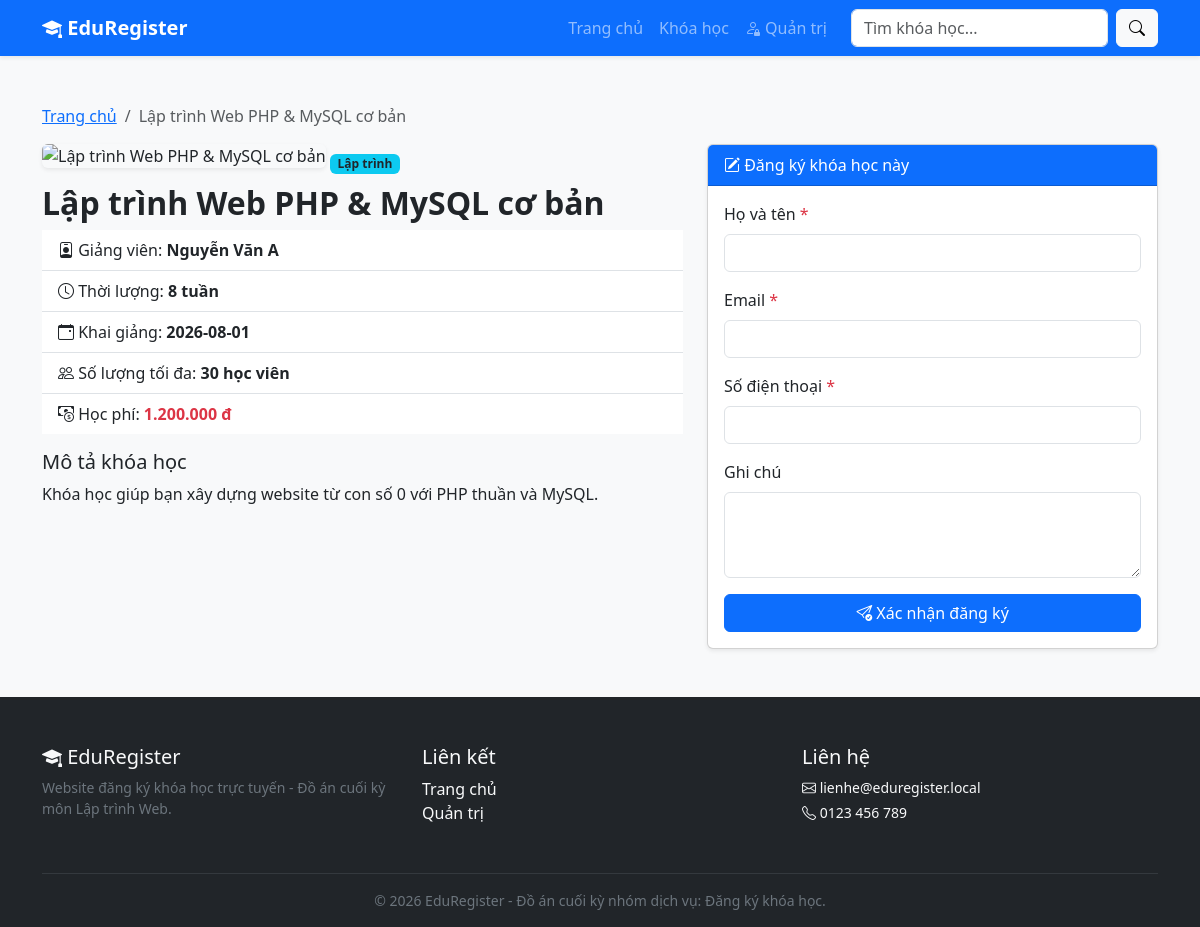
The app's page /dang-ky-khoa-hoc/khoa-hoc-chi-tiet.php?id=1 with its own data.
### tables this page shows
CREATE TABLE khoa_hoc (
    id INT AUTO_INCREMENT PRIMARY KEY,
    danh_muc_id INT NOT NULL,
    ten_khoa_hoc VARCHAR(150) NOT NULL,
    mo_ta TEXT DEFAULT NULL,
    giang_vien VARCHAR(100) DEFAULT NULL,
    hoc_phi DECIMAL(10,2) NOT NULL DEFAULT 0,
    thoi_luong VARCHAR(50) DEFAULT NULL,  
    hinh_anh VARCHAR(255) DEFAULT NULL,
    so_luong_toi_da INT DEFAULT 30,
    ngay_khai_giang DATE DEFAULT NULL,
    trang_thai TINYINT(1) DEFAULT 1,  
    created_at DATETIME DEFAULT CURRENT_TIMESTAMP,
    CONSTRAINT fk_khoahoc_danhmuc FOREIGN KEY (danh_muc_id)
        REFERENCES danh_muc(id) ON DELETE CASCADE ON UPDATE CASCADE
);

CREATE TABLE danh_muc (
    id INT AUTO_INCREMENT PRIMARY KEY,
    ten_danh_muc VARCHAR(100) NOT NULL,
    mo_ta VARCHAR(255) DEFAULT NULL,
    created_at DATETIME DEFAULT CURRENT_TIMESTAMP
);

### dang-ky-khoa-hoc/khoa-hoc-chi-tiet.php (the view, shortened to what this page needs)
<?php
require_once __DIR__ . '/config/database.php';
$id = isset($_GET['id']) ? (int) $_GET['id'] : 0;
$stmt = $pdo->prepare("SELECT kh.*, dm.ten_danh_muc
                        FROM khoa_hoc kh
                        JOIN danh_muc dm ON kh.danh_muc_id = dm.id
                        WHERE kh.id = :id");
$stmt->execute([':id' => $id]);
$khoa_hoc = $stmt->fetch();
require_once __DIR__ . '/includes/header.php';
?>
<div class="container my-5">
    <nav aria-label="breadcrumb">
        <ol class="breadcrumb">
            <li class="breadcrumb-item"><a href="<?= BASE_URL ?>/index.php">Trang chủ</a></li>
            <li class="breadcrumb-item active"><?= htmlspecialchars($khoa_hoc['ten_khoa_hoc']) ?></li>
        </ol>
    </nav>
    <div class="row g-4">
        <div class="col-lg-7">
            <img src="<?= BASE_URL ?>/assets/img/<?= htmlspecialchars($khoa_hoc['hinh_anh'] ?: 'no-image.jpg') ?>"
                 class="img-fluid rounded shadow-sm mb-3" alt="<?= htmlspecialchars($khoa_hoc['ten_khoa_hoc']) ?>"
                 onerror="this.src='<?= BASE_URL ?>/assets/img/no-image.jpg'">
            <span class="badge bg-info text-dark mb-2"><?= htmlspecialchars($khoa_hoc['ten_danh_muc']) ?></span>
            <h2 class="fw-bold"><?= htmlspecialchars($khoa_hoc['ten_khoa_hoc']) ?></h2>
            <ul class="list-group list-group-flush mb-3">
                <li class="list-group-item"><i class="bi bi-person-badge"></i> Giảng viên: <strong><?= htmlspecialchars($khoa_hoc['giang_vien']) ?></strong></li>
                <li class="list-group-item"><i class="bi bi-clock"></i> Thời lượng: <strong><?= htmlspecialchars($khoa_hoc['thoi_luong']) ?></strong></li>
                <li class="list-group-item"><i class="bi bi-calendar-event"></i> Khai giảng: <strong><?= htmlspecialchars($khoa_hoc['ngay_khai_giang']) ?></strong></li>
                <li class="list-group-item"><i class="bi bi-people"></i> Số lượng tối đa: <strong><?= (int) $khoa_hoc['so_luong_toi_da'] ?> học viên</strong></li>
                <li class="list-group-item"><i class="bi bi-cash-coin"></i> Học phí: <strong class="text-danger"><?= number_format($khoa_hoc['hoc_phi'], 0, ',', '.') ?> đ</strong></li>
            </ul>
            <h5>Mô tả khóa học</h5>
            <p><?= nl2br(htmlspecialchars($khoa_hoc['mo_ta'])) ?></p>
        </div>
        <div class="col-lg-5">
            <div class="card shadow-sm">
                <div class="card-header bg-primary text-white">
                    <i class="bi bi-pencil-square"></i> Đăng ký khóa học này
                </div>
                <div class="card-body">
                    <form action="<?= BASE_URL ?>/dang-ky-xu-ly.php" method="POST" novalidate id="formDangKy">
                        <div class="mb-3">
                            <label class="form-label">Họ và tên <span class="text-danger">*</span></label>
                            <input type="text" name="ho_ten" class="form-control" required minlength="2">
                        </div>
                        <div class="mb-3">
                            <label class="form-label">Email <span class="text-danger">*</span></label>
                            <input type="email" name="email" class="form-control" required>
                        </div>
                        <div class="mb-3">
                            <label class="form-label">Số điện thoại <span class="text-danger">*</span></label>
                            <input type="tel" name="so_dien_thoai" class="form-control" required pattern="[0-9]{9,11}">
                        </div>
                        <div class="mb-3">
                            <label class="form-label">Ghi chú</label>
                            <textarea name="ghi_chu" class="form-control" rows="3"></textarea>
                        </div>
                        <button type="submit" class="btn btn-primary w-100">
                            <i class="bi bi-send-check"></i> Xác nhận đăng ký
                        </button>
                    </form>
                </div>
            </div>
        </div>
    </div>
</div>
<?php require_once __DIR__ . '/includes/footer.php'; ?>

### dang-ky-khoa-hoc/assets/css/style.css (style rules this page uses)
body { font-family: 'Segoe UI', Roboto, Arial, sans-serif; background-color: #f8f9fa; }

### records on screen
khoa_hoc: ten_khoa_hoc "Lập trình Web PHP & MySQL cơ bản", danh_muc.ten_danh_muc "Lập trình", giang_vien "Nguyễn Văn A", thoi_luong "8 tuần", ngay_khai_giang "2026-08-01", so_luong_toi_da "30", hoc_phi "1.200.000", mo_ta "Khóa học giúp bạn xây dựng website từ con số 0 với PHP thuần và MySQL."
